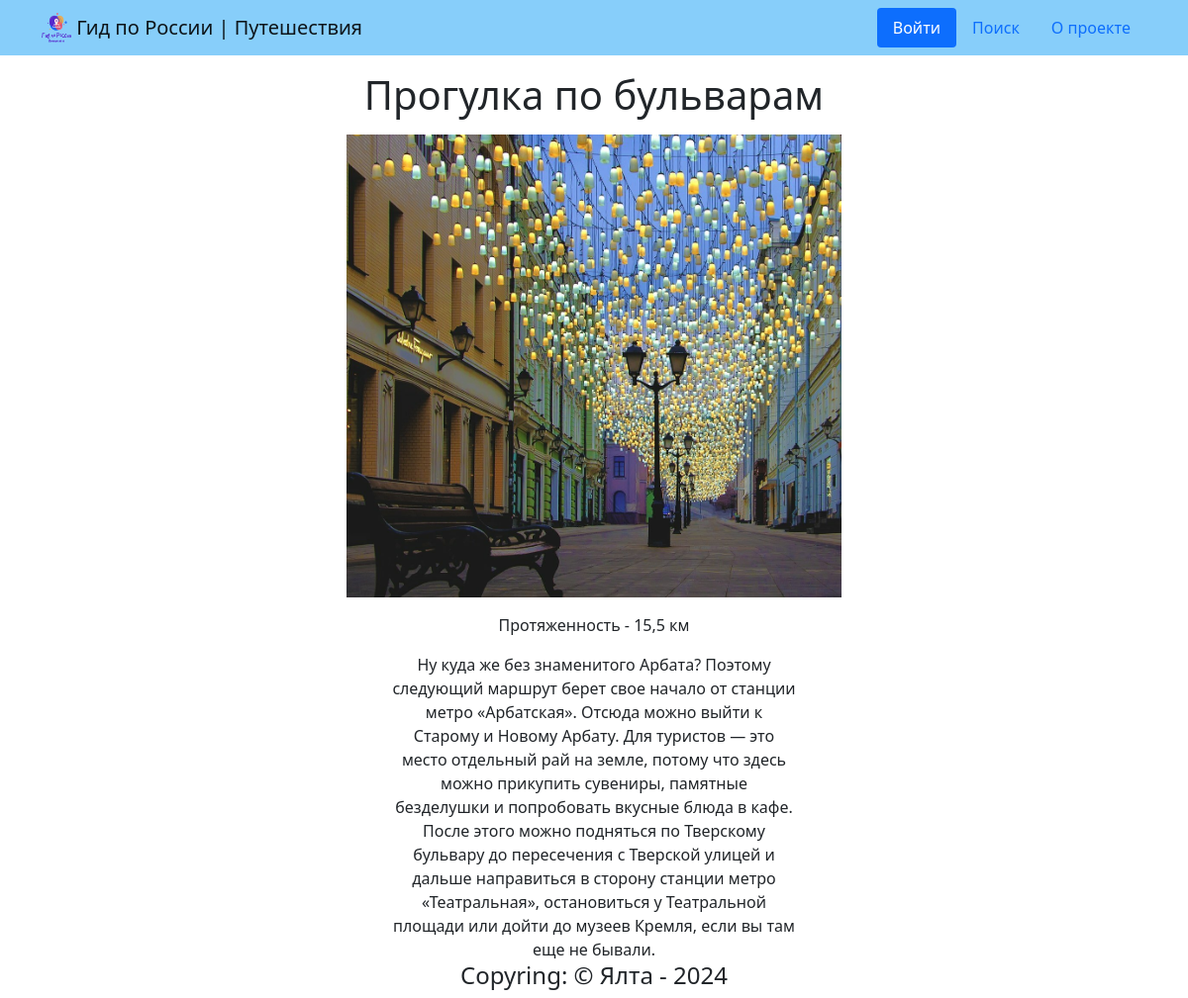
/route/3, run on the app's committed database.
### data/route.py (models this page shows)
class Route(SqlAlchemyBase, UserMixin):
    __tablename__ = 'routes'
    id = sqlalchemy.Column(sqlalchemy.Integer,
                           primary_key=True, autoincrement=True)
    region = sqlalchemy.Column(sqlalchemy.String, nullable=True)
    title = sqlalchemy.Column(sqlalchemy.String, nullable=True)
    duration = sqlalchemy.Column(sqlalchemy.String, nullable=True)
    image = sqlalchemy.Column(sqlalchemy.String, nullable=True)
    info = sqlalchemy.Column(sqlalchemy.String, nullable=True)
    map_api = sqlalchemy.Column(sqlalchemy.String, nullable=True)
    def get_list(self):
        return [self.id, self.region, self.title, self.duration, self.image, self.info, self.map_api]

### guide.py (the view)
@app.route('/route/<int:route_id>')
def route(route_id):
    db_sess = db_session.create_session()
    route_list = db_sess.query(Route).filter(Route.id == route_id).first().get_list()
    return render_template('route.html', route_list=route_list)

### data/db_session.py (called while the page is built)
def create_session() -> Session:
    global __factory
    return __factory()

### templates/route.html (shortened to what this page needs)
{% extends 'base.html' %}
{% block content %}
<div class="route">
    <p><h1>{{ route_list[2] }}</h1></p>
    <img style="width: 500px;" src="{{ url_for('static', filename=route_list[4]) }}">
    <p><div>Протяженность - {{ route_list[3] }}</div></p>
    <div style="margin-left: 33%; margin-right: 33%;">{{ route_list[5] }}</div>
</div>
{% endblock %}

### static/css/style.css (style rules this page uses)
body { margin:0px; padding:0px; }
.route { text-align: center; }

### data on the page
Route: title "Прогулка по бульварам", image (picture), duration "15,5 км", info "Ну куда же без знаменитого Арбата? Поэтому следующий маршрут берет свое начало от станции метро «Арбатская». Отсюда можно выйти к Старому и Новому Арбату. Для туристов — это место отдельный рай на земле, потому что здесь можно прикупить сувениры, памятные безделушки и попробовать вкусные блюда в кафе. После этого можно подняться по Тверскому бульвару до пересечения с Тверской улицей и дальше направиться в сторону станции метро «Театральная», остановиться у Театральной площади или дойти до музеев Кремля, если вы там еще не бывали."
